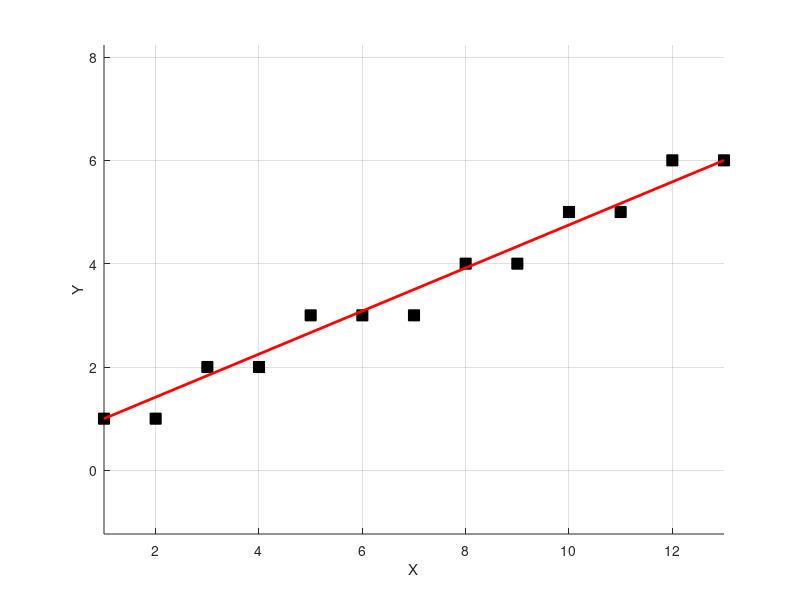

Reproduce this figure in MATLAB.
function main_bresenham_line()
clc; clear; close all;
bresenham_line(1, 1, 13, 6);
plotLine(1,1,13,6,"red");

end

function bresenham_line(x1, y1, x2, y2)
    % Bresenham's Line Algorithm in MATLAB
    dx = abs(x2 - x1);
    dy = abs(y2 - y1);
    sx = sign(x2 - x1);
    sy = sign(y2 - y1);
    
    if dy > dx
        [dx, dy] = deal(dy, dx);  % Swap if the slope is steep
        steep = true;
    else
        steep = false;
    end
    
    D = 2 * dy - dx;
    x = x1;
    y = y1;
    
    hold on;
    grid on;
    axis equal;
    xlabel('X');
    ylabel('Y');
    
    for i = 1:dx+1
        plot(x, y, 'ks', 'MarkerSize', 8, 'MarkerFaceColor', 'k'); % Plot pixel
        
        if steep
            y = y + sy;
        else
            x = x + sx;
        end
        
        if D > 0
            if steep
                x = x + sx;
            else
                y = y + sy;
            end
            D = D - 2 * dx;
        end
        D = D + 2 * dy;
    end
    %hold off;
end

function plotLine(x1, y1, x2, y2, color)
    if nargin < 5
        color = 'k-';
    end
    plot([x1 x2], [y1 y2], color, 'LineWidth', 2);
end


